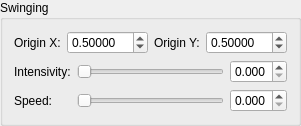
             <widget class="QGroupBox" name="groupBox_4">
              <property name="title">
               <string>Swinging</string>
              </property>
              <layout class="QVBoxLayout" name="verticalLayout_3">
               <item>
                <layout class="QHBoxLayout" name="horizontalLayout_19">
                 <item>
                  <layout class="QHBoxLayout" name="horizontalLayout_20">
                   <item>
                    <widget class="QLabel" name="label_22">
                     <property name="text">
                      <string>Origin X:</string>
                     </property>
                    </widget>
                   </item>
                   <item>
                    <widget class="QDoubleSpinBox" name="ox">
                     <property name="sizePolicy">
                      <sizepolicy hsizetype="Expanding" vsizetype="Fixed">
                       <horstretch>0</horstretch>
                       <verstretch>0</verstretch>
                      </sizepolicy>
                     </property>
                     <property name="decimals">
                      <number>5</number>
                     </property>
                     <property name="minimum">
                      <double>-99.000000000000000</double>
                     </property>
                     <property name="maximum">
                      <double>99.000000000000000</double>
                     </property>
                     <property name="singleStep">
                      <double>0.050000000000000</double>
                     </property>
                     <property name="value">
                      <double>0.500000000000000</double>
                     </property>
                    </widget>
                   </item>
                  </layout>
                 </item>
                 <item>
                  <layout class="QHBoxLayout" name="horizontalLayout_21">
                   <item>
                    <widget class="QLabel" name="label_23">
                     <property name="text">
                      <string>Origin Y:</string>
                     </property>
                    </widget>
                   </item>
                   <item>
                    <widget class="QDoubleSpinBox" name="oy">
                     <property name="sizePolicy">
                      <sizepolicy hsizetype="Expanding" vsizetype="Fixed">
                       <horstretch>0</horstretch>
                       <verstretch>0</verstretch>
                      </sizepolicy>
                     </property>
                     <property name="decimals">
                      <number>5</number>
                     </property>
                     <property name="minimum">
                      <double>-99.000000000000000</double>
                     </property>
                     <property name="maximum">
                      <double>99.000000000000000</double>
                     </property>
                     <property name="singleStep">
                      <double>0.050000000000000</double>
                     </property>
                     <property name="value">
                      <double>0.500000000000000</double>
                     </property>
                    </widget>
                   </item>
                  </layout>
                 </item>
                </layout>
               </item>
               <item>
                <layout class="QFormLayout" name="formLayout_9"/>
               </item>
               <item>
                <layout class="QFormLayout" name="formLayout_8">
                 <item row="1" column="1">
                  <layout class="QHBoxLayout" name="horizontalLayout_22">
                   <item>
                    <widget class="QSlider" name="intensity">
                     <property name="maximum">
                      <number>100</number>
                     </property>
                     <property name="orientation">
                      <enum>Qt::Horizontal</enum>
                     </property>
                    </widget>
                   </item>
                   <item>
                    <widget class="QDoubleSpinBox" name="intensityVal">
                     <property name="decimals">
                      <number>3</number>
                     </property>
                     <property name="maximum">
                      <double>1.000000000000000</double>
                     </property>
                     <property name="singleStep">
                      <double>0.010000000000000</double>
                     </property>
                    </widget>
                   </item>
                  </layout>
                 </item>
                 <item row="1" column="0">
                  <widget class="QLabel" name="label_9">
                   <property name="text">
                    <string>Intensivity:</string>
                   </property>
                  </widget>
                 </item>
                 <item row="2" column="0">
                  <widget class="QLabel" name="label_24">
                   <property name="text">
                    <string>Speed:</string>
                   </property>
                  </widget>
                 </item>
                 <item row="2" column="1">
                  <layout class="QHBoxLayout" name="horizontalLayout_25">
                   <item>
                    <widget class="QSlider" name="speed">
                     <property name="maximum">
                      <number>100</number>
                     </property>
                     <property name="orientation">
                      <enum>Qt::Horizontal</enum>
                     </property>
                    </widget>
                   </item>
                   <item>
                    <widget class="QDoubleSpinBox" name="speedVal">
                     <property name="decimals">
                      <number>3</number>
                     </property>
                     <property name="maximum">
                      <double>1.000000000000000</double>
                     </property>
                     <property name="singleStep">
                      <double>0.010000000000000</double>
                     </property>
                    </widget>
                   </item>
                  </layout>
                 </item>
                </layout>
               </item>
              </layout>
             </widget>
